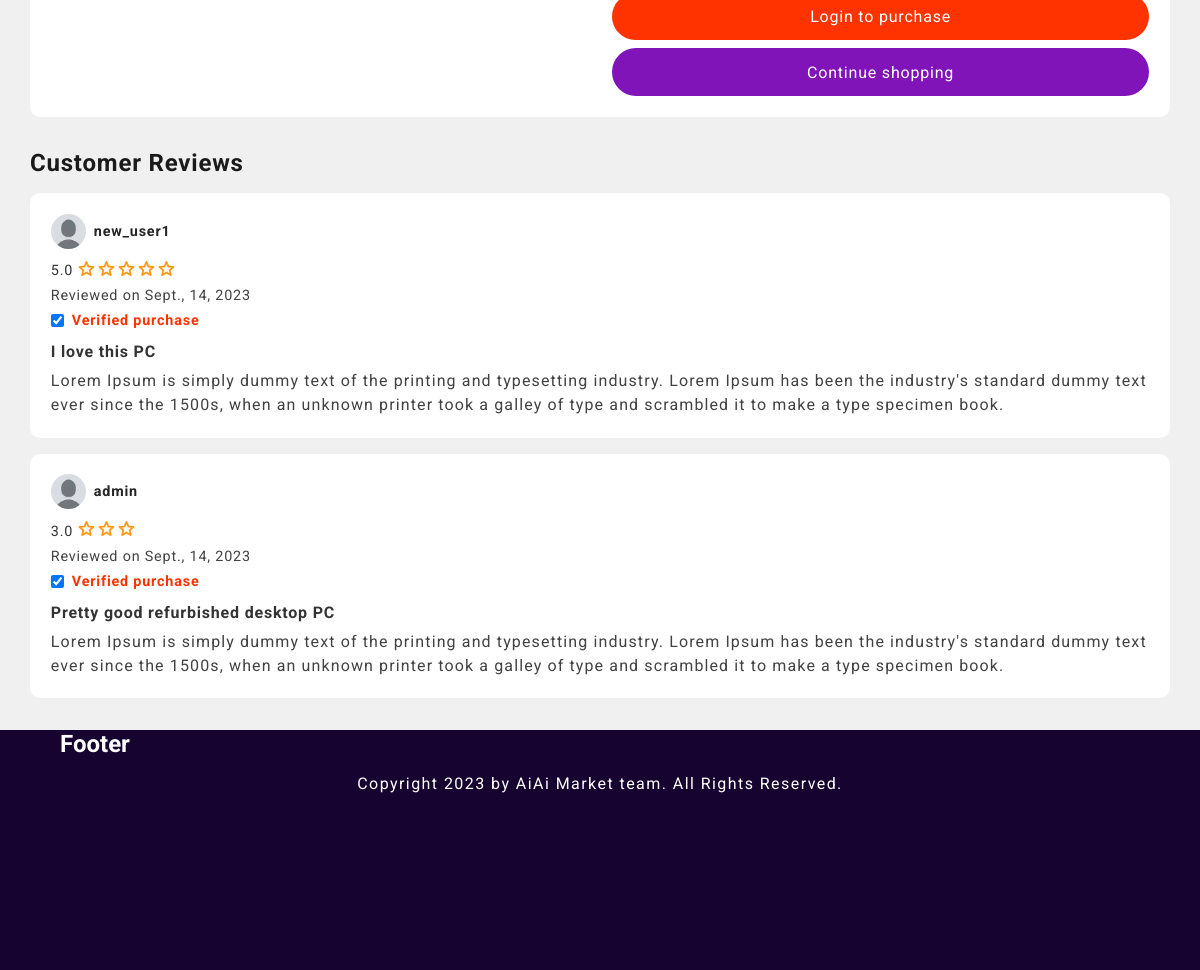
/product/813e64e5-6e6a-4f5a-8e0e-e360b7950216/detail/ (lower part), run on an earlier commit of the app's database.
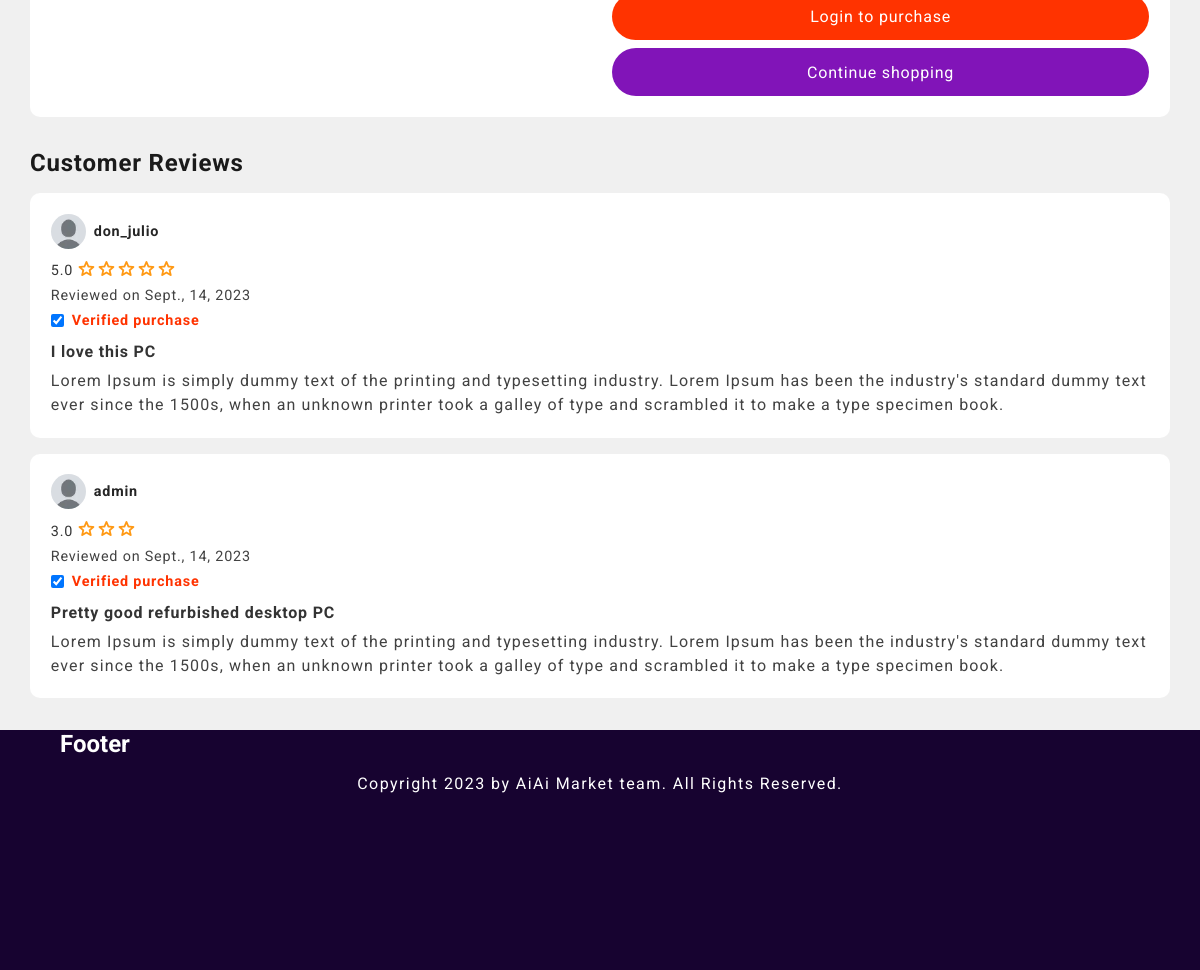
And on a later commit of the database.
### products/models.py (models this page shows, shortened)
class ProductReview(models.Model):
    id = models.UUIDField(
        primary_key=True,
        default=uuid.uuid4,
        editable=False
    )
    product = models.ForeignKey(Product, on_delete=models.CASCADE)
    author = models.ForeignKey(User, on_delete=models.CASCADE)
    title = models.CharField(max_length=100)
    content = models.TextField()
    rating = models.IntegerField()
    created = models.DateTimeField(auto_now_add=True)
    updated = models.DateTimeField(auto_now=True)
    class Meta:
        ordering = ['-created']
        verbose_name_plural = 'Product Reviews'

### users/models.py (models this page shows, shortened)
class UserProfile(models.Model):
    user = models.OneToOneField(User, on_delete=models.CASCADE, null=True, blank=True)
    profile_image = models.ImageField(upload_to='profile_images', default='profile_images/default_iamge.webp')
    user_name = models.CharField(max_length=50)
    first_name = models.CharField(max_length=50)
    last_name = models.CharField(max_length=100)
    email = models.EmailField(max_length=100)

### products/views.py (the view, shortened to what this page needs)
# urls.py: path('product/<uuid:id>/detail/', product_detail_view, name='product-detail'),
def product_detail_view(request, id):
    user = request.user
    context = {}
    try:
        query = Product.objects.get(id=id)
        reviews = query.productreview_set.all()
        images = query.productimage_set.all()
    except Exception as e:
        messages.error(request, f'{e}')
        return redirect('products:home')
    context['query'] = query
    context['images'] = images
    context['reviews'] = reviews
    return render(request, 'products/product_detail.html', context)

### products/context_processors.py (called while the page is built, shortened)
def get_basket_total(request):
    user = request.user
    discount_amount = []
    order_total = []
    try:
        customer = User.objects.get(username=user.username)
    except Exception as e:
        return {'error': f'{e}', 'num_of_product': 0}

### products/models.py (called while the page is built)
    def get_product_image_url(self):
        return self.product_image.url

    def get_discount_price(self):
        sub_cat = ['High-end', 'Entry-level']
        item = Product.objects.get(id=self.id)
        if item.sub_category:
            if item.sub_category.name in sub_cat:
                discount = round(item.price - (item.price * Decimal(.10)), 2)
                for char in str(discount):
                    if char == '.':
                        index = str(discount).index(char)
                        discount = f'{str(discount)[0 : index - 3]},{str(discount)[index - 3 : index  + 3]} '
                self.discount_price_str_format = discount
                return discount

### templates/products/product_detail.html (shortened to what this page needs)
{% extends 'index.html' %}
{% load static %}
{% block content %}
    <div class="product-detail-container-wrapper">
        <div class="product-detail-container">
            <div class="prduct-detail-info-container">
                {% if user.is_authenticated %}
                    <div class="product-detail-btns">
                        <a class="add-to-basket" href="{% url 'products:add-to-basket' query.id %}">Add to cart</a>
                        <a class="back-to-product" href="{% url 'products:product-list' %}">Continue shopping</a>
                    </div>
                {% else %}
                    <div class="product-detail-btns">
                        <a class="add-to-basket" href="{% url 'users:user-login' %}?next=/product/{{query.id}}/detail/">Login to purchase</a>
                        <a class="back-to-product" href="{% url 'products:product-list' %}">Continue shopping</a>
                    </div>
                {% endif %}
            </div>
        </div>
        {% if reviews %}
            <div id="reviews" class="product-detail-customer-reviews-wrapper">
                <h2 class="customer-reviews-header">Customer Reviews</h2>
                <div class="product-detail-reviews">
                    {% for review in reviews %}
                        <div class="product-detail-review">
                            <div class="review-author-info-container">
                                <img src="{{ review.author.userprofile.profile_image.url }}" alt="img">
                                <h4 class="review-author">{{ review.author.username }} </h4>
                            </div>
                            <div class="customer-review-rating-container">
                                <p class="review-rated">{{ review.rating }}.0</p>
                                <div class="customer-review-ratiing-stars">
                                </div>
                            </div>
                            <p class="review-created-data">Reviewed on {{ review.created|date:"N, d, Y" }}</p>
                            <div class="customer-purchased-the-product">
                                <input type="checkbox" checked>
                                <h4 class="review-product-verified-purchase">Verified purchase</h4>
                            </div>
                            <h3 class="customer-review-title">{{ review.title }}</h3>
                            <p class="review-content">{{ review.content }}</p>
                        </div>
                    {% endfor %}
                </div>
            </div>
        {% endif %}
    </div>
{% endblock content %}

### templates/index.html (shortened to what this page needs)
{% load static %}
<!DOCTYPE html>
<html lang="en">
<head>
    <link rel="stylesheet" type="text/css" href="{% static 'css/products.css' %}">
    <link rel="stylesheet" type="text/css" href="{% static 'css/users.css' %}">
</head>
<body id="body">
    <main>
        <div class="main-content">
            {% block content %}
            {% endblock content %}
        </div>
    </main>
    {% block footer %}
    <footer id="footer">
        <div class="footer-wrapper">
            <div class="footer-contents">
                <h2>Footer</h2>
            </div>
            <div class="copy-right">
                <p>Copyright 2023 by AiAi Market team. All Rights Reserved.</p>
            </div>
        </div>
    </footer>
    {% endblock footer %}
</body>
</html>

### templates/banner.html (shortened to what this page needs)
{% load static %}

What changed in the data, as far as the page shows it:
changed through a linked row, ProductReview "I love this PC": author.username "new_user1" → "don_julio"
